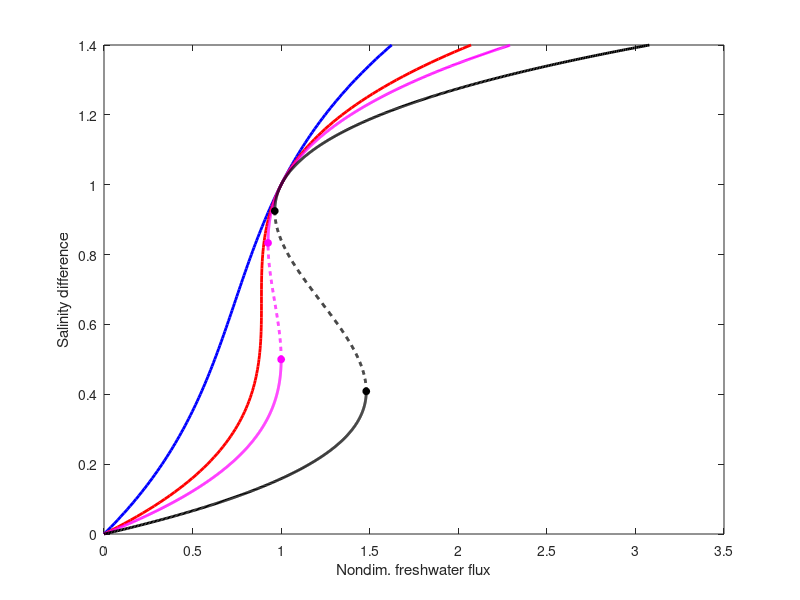

Here is the MATLAB script that generated this plot: (Note: this script raises an error after producing the figure.)
clear; clc;
%% Plot critical manifold for various values of the ratio etaSquared of the diffusive time scale to the advective one (Cessi(1994))
fig1 = figure(1)
etaSquared = [1 3 4 7.5];
myColors = {'b','r','m','k'};
for i=1:length(etaSquared)-2
    h0 = @(x) x.*(1+etaSquared(i)*(1-x).^2);
    x = 0:0.01:1.4;
    y = h0(x);
    l(i) = plot(y,x,'Color',myColors{i},'LineWidth',2);
    hold on
end

for i=length(etaSquared)-1:length(etaSquared)
    %% weak AMOC fold point
    h0 = @(x) x.*(1+etaSquared(i)*(1-x).^2);
    x_crit = 2/3 +sqrt(4/9 - (1+etaSquared(i))/(3*etaSquared(i)));
    y_crit = h0(x_crit);     
    %% strong AMOC fold point
    x_crit2 = 2/3 -sqrt(4/9 - (1+etaSquared(i))/(3*etaSquared(i)));
    y_crit2 = h0(x_crit2);   
    x_att1 = x_crit:0.001:1.4;
    x_rep = x_crit2:0.001:x_crit;
    x_att2 = 0:0.001:x_crit2;
    y_att1=h0(x_att1);
    y_rep = h0(x_rep);
    y_att2 = h0(x_att2);
    l(i) = plot(y_att1,x_att1,'Color',myColors{i},'LineWidth',2);
    hold on
    plot(y_rep,x_rep,'Color',myColors{i},'LineStyle','--','LineWidth',2);
    plot(y_att2,x_att2,'Color',myColors{i},'LineWidth',2);

    plot(y_crit,x_crit,'o','Markersize',5,'MarkerFaceColor',myColors{i},'MarkerEdgeColor',myColors{i});
    plot(y_crit2,x_crit2,'o','Markersize',5,'MarkerFaceColor',myColors{i},'MarkerEdgeColor',myColors{i});
end

xlabel('Nondim. freshwater flux');
ylabel('Salinity difference');
ax = gca;
ax.FontSize = 12;
set(gca,'FontSize',12);
leg = legend([l(1) l(2) l(3) l(4)],'$\eta^2 = 1$','$\eta^2 = 3$','$\eta^2 = 4$','$\eta^2 = 7.5$');
leg.Interpreter = 'latex';
leg.FontSize= 12;
leg.Location = 'Southeast';

% savefig(fig1,strcat('redStommelCessi_critManifold.fig'));
% saveas(fig1,strcat('redStommelCessi_critManifold.eps'),'epsc');
